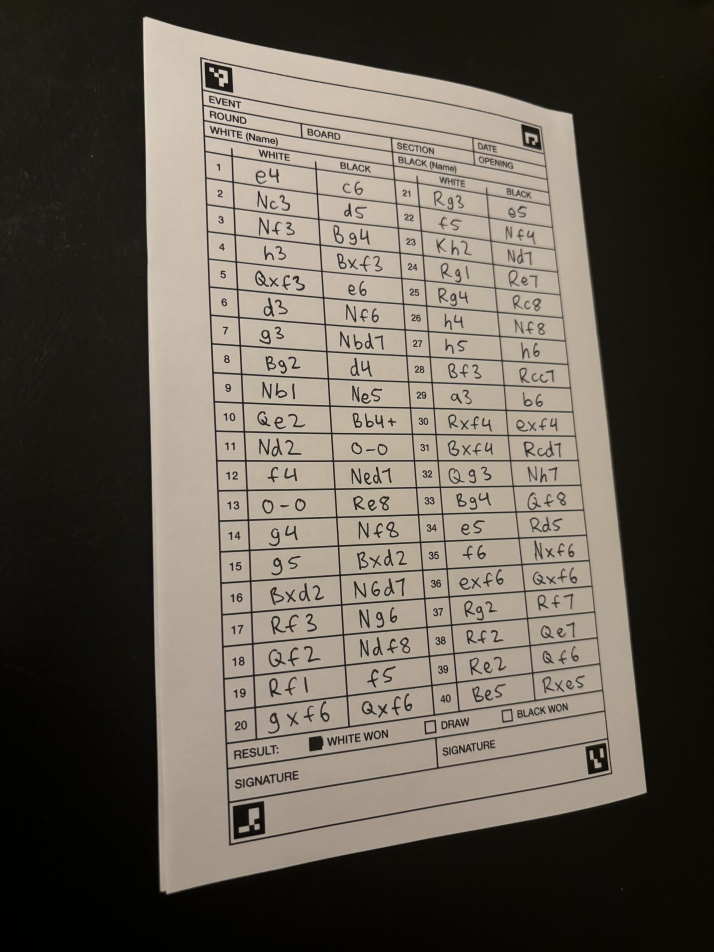
#> input picture Scoresheet/input_images/example2_skewed.jpeg, 4284 x 5712 px (shown at 1/6 size)
$ python -i preprocessing.py   (imports and definitions only)
#> lines starting #> are read from the running program, lines starting #| are printed output that depends on the picture; after the words box and inside, x2 and y2 are one past the last pixel; in counts of white or black regions, pixels touching at a corner belong together
### Scoresheet/utils.py

import cv2
import numpy as np

def resize(img: np.ndarray, new_w, new_h) -> np.ndarray:
	if len(img.shape) == 3:
		h, w, _ = img.shape
	else:
		h, w = img.shape
	w_resize_scale = new_w / w
	h_resize_scale = new_h / h

	resized_img = cv2.resize(img, None, fx=w_resize_scale, fy=h_resize_scale)
	return resized_img

### Scoresheet/preprocessing.py
import cv2
import numpy as np

from utils import resize
from typing import List, Tuple

def preprocess_image(img_path) -> np.ndarray:
#> called with img_path = 'input_images/example2_skewed.jpeg'
	img = cv2.imread(img_path, cv2.IMREAD_GRAYSCALE)
#> img: shape (5712, 4284); min 0, max 228, mean 93.3
	img = _scan(img)
#> in _scan, `(corners, ids, rejected) = detector.detectMarkers(resized_img)`: corners = ([[264, 914], [299, 909], [300, 945], [265, 951]], [[232, 70], [262, 77], [264, 105], [233, 98]], [[664, 847], [686, 843], [690, 873], [667, 878]], [[591, 141], [611, 147], [613, 170], [593, 165]]); ids = [2, 0, 3, 1]; rejected = 121 items
#> the loop in _scan, `for (markerCorner, markerID) in zip(corners, ids):` made 4 passes
#> (markerID, topLeft, topRight, bottomRight, bottomLeft) on passes 1 to 4: (2, [264, 914], [299, 909], [300, 945], [265, 951]), (0, [232, 70], [262, 77], [264, 105], [233, 98]), (3, [664, 847], [686, 843], [690, 873], [667, 878]), (1, [591, 141], [611, 147], [613, 170], [593, 165])
#> after the loop in _scan, `for (markerCorner, markerID) in zip(corners, ids):`: img_corners = [[265, 951], [232, 70], [690, 873], [611, 147]]
	img = resize(img, 2048, 3736)
	# cv2.imwrite('aligned.png', img)
	img = _binarize(img)
	# cv2.imwrite('binary-aligned.png', img)
	img = _denoise(img)
	# cv2.imwrite('denoised.png', img)

	return img


def _order_points(pts: List[Tuple[int, int]]) -> List[Tuple[int, int]]:
    # Rearrange coordinates to order: top-left, top-right, bottom-right, bottom-left

    rect = np.zeros((4, 2), dtype='float32')
    pts = np.array(pts)
    s = pts.sum(axis=1)
    # Top-left point will have the smallest sum.
    rect[0] = pts[np.argmin(s)]
    # Bottom-right point will have the largest sum.
    rect[2] = pts[np.argmax(s)]

    diff = np.diff(pts, axis=1)
    # Top-right point will have the smallest difference.
    rect[1] = pts[np.argmin(diff)]
    # Bottom-left will have the largest difference.
    rect[3] = pts[np.argmax(diff)]
    # return the ordered coordinates
    return rect.astype('int').tolist()

def _find_dest(pts: List[Tuple[int, int]]) -> List[Tuple[int, int]]:
    (tl, tr, br, bl) = pts
    # Finding the maximum width.
    widthA = np.sqrt(((br[0] - bl[0]) ** 2) + ((br[1] - bl[1]) ** 2))
    widthB = np.sqrt(((tr[0] - tl[0]) ** 2) + ((tr[1] - tl[1]) ** 2))
    maxWidth = max(int(widthA), int(widthB))

    # Finding the maximum height.
    heightA = np.sqrt(((tr[0] - br[0]) ** 2) + ((tr[1] - br[1]) ** 2))
    heightB = np.sqrt(((tl[0] - bl[0]) ** 2) + ((tl[1] - bl[1]) ** 2))
    maxHeight = max(int(heightA), int(heightB))
    # Final destination co-ordinates.
    destination_corners = [[0, 0], [maxWidth, 0], [maxWidth, maxHeight], [0, maxHeight]]

    return _order_points(destination_corners)

# [27 lines of commented-out code are left out]
def _pad(corners: List[Tuple[int, int]], padding) -> List[Tuple[int, int]]:
	x1, y1 = corners[0]
	x2, y2 = corners[1]
	x3, y3 = corners[2]
	x4, y4 = corners[3]

	dx_12 = (x2 - x1) * padding
	dy_12 = (y2 - y1) * padding

	dx_43 = (x3 - x4) * padding
	dy_43 = (y3 - y4) * padding

	x1 -= dx_12
	y1 -= dy_12

	x2 += dx_12
	y2 += dy_12

	x3 += dx_43
	y3 += dy_43

	x4 -= dx_43
	y4 -= dy_43

	new_corners = [(x1,y1), (x2, y2), (x3,y3), (x4,y4)]

	return new_corners

def _scan(img: np.ndarray) -> np.ndarray:

	# Create a copy of resized original image for later use
	resized_img = img.copy()

	# Resize image to workable size
	dim_limit = 1080
	max_dim = max(img.shape)
	if max_dim > dim_limit:
		resize_scale = dim_limit / max_dim
		resized_img = cv2.resize(img, None, fx=resize_scale, fy=resize_scale)

	dictionary = cv2.aruco.getPredefinedDictionary(cv2.aruco.DICT_4X4_50)
	parameters =  cv2.aruco.DetectorParameters()
	detector = cv2.aruco.ArucoDetector(dictionary, parameters)
	(corners, ids, rejected) = detector.detectMarkers(resized_img)

	img_corners = []

	# verify that *exactly* 4 ArUCo markers were found
	if [[i] in ids for i in range(4)]:
		# flatten the ArUco IDs list
		ids = ids.flatten()
		# loop over the detected ArUCo corners
		for (markerCorner, markerID) in zip(corners, ids):
			# extract the marker corners (which are always returned in
			# top-left, top-right, bottom-right, and bottom-left order)
			corners = markerCorner.reshape((4, 2))
			(topLeft, topRight, bottomRight, bottomLeft) = corners

			if markerID == 0:
				img_corners.append(topLeft)
			if markerID == 1:
				img_corners.append(topRight)
			if markerID == 2:
				img_corners.append(bottomLeft)
			if markerID == 3:
				img_corners.append(bottomRight)
	else:
		raise Exception("Incorrect number of ArUco markers detected.")

	# For 4 corner points being detected.
	img_corners = _order_points(img_corners)
#> in _order_points, `s = pts.sum(axis=1)`: s = [1216, 302, 1563, 758]
#> in _order_points, `diff = np.diff(pts, axis=1)`: diff = [686, -162, 183, -464]

	# Horizontally pad the corners
	img_corners = _pad(img_corners, 1/65)

	img_corners = [[corner[0]/resize_scale, corner[1]/resize_scale] for corner in img_corners]
	destination_corners = _find_dest(img_corners)


	h, w = img.shape[:2]
	# Getting the homography.
	M = cv2.getPerspectiveTransform(np.float32(img_corners), np.float32(destination_corners))
	# Perspective transform using homography.
	final = cv2.warpPerspective(img, M, (destination_corners[2][0], destination_corners[2][1]),
								flags=cv2.INTER_LINEAR)

	return final

def _binarize(img: np.ndarray) -> np.ndarray:
	# do adaptive threshold on gray image
	binarized_img = cv2.adaptiveThreshold(img, 255, cv2.ADAPTIVE_THRESH_GAUSSIAN_C, cv2.THRESH_BINARY, 199, 15)

	# standard practice is white foreground / black background
	binarized_img = 255 - binarized_img
	# cv2.imwrite('binary-aligned.png', binarized_img)

	return binarized_img

# Credit: https://stackoverflow.com/questions/42798659/how-to-remove-small-connected-objects-using-opencv
def _denoise(img: np.ndarray) -> np.ndarray:
	# Start by finding all of the connected components (white blobs in your image).
	# 'im' needs to be grayscale and 8bit.
	#img_uint8 = cv2.cvtColor(img, cv2.COLOR_BGR2GRAY)
	img_uint8 = img.astype(np.uint8)

	num_components, img_with_separated_components, stats, _ = cv2.connectedComponentsWithStats(img_uint8)
	# im_with_separated_blobs is an image where each detected blob has a different pixel value ranging from 1 to nb_blobs - 1.
	# The background pixels have value 0.
	# 'stats' (and the silenced output 'centroids') provides information about the blobs. See the docs for more information.
	# Here, we're interested only in the size of the blobs :
	sizes = stats[:, cv2.CC_STAT_AREA]
	# You can also directly index the column with '-1' instead of 'cv2.CC_STAT_AREA' as it's the last column.

	# A small gotcha is that the background is considered as a blob, and so its stats are included in the stats vector at position 0.

	# minimum size of particles we want to keep (number of pixels).
	# here, it's a fixed value, but you can set it as you want, eg the mean of the sizes or whatever.
	min_size = 150

	# create empty output image with will contain only the biggest components
	img = np.zeros_like(img)

	# for every component in the image, keep it only if it's above min_size.
	# we start at 1 to avoid considering the background
	for component in range(1, num_components):
		if sizes[component] >= min_size:
			img[img_with_separated_components == component] = 255

	# now that the image is denoised, we can close holes with MORPH_CLOSE
	kernel = np.ones((2, 1), np.uint8)
	img = cv2.morphologyEx(img, cv2.MORPH_CLOSE, kernel, iterations=3)

	return img

>>> result = preprocess_image('input_images/example2_skewed.jpeg')
#> in _scan, `img_corners = _order_points(img_corners)`: img_corners = [[232, 70], [611, 147], [690, 873], [265, 951]]
#> in _pad, `x1, y1 = corners[0]`: x1 = 232; y1 = 70
#> in _pad, `x2, y2 = corners[1]`: x2 = 611; y2 = 147
#> in _pad, `x3, y3 = corners[2]`: x3 = 690; y3 = 873
#> in _pad, `x4, y4 = corners[3]`: x4 = 265; y4 = 951
#> in _pad, `dx_12 = (x2 - x1) * padding`: dx_12 = 5.83
#> in _pad, `dy_12 = (y2 - y1) * padding`: dy_12 = 1.18
#> in _pad, `dx_43 = (x3 - x4) * padding`: dx_43 = 6.54
#> in _pad, `dy_43 = (y3 - y4) * padding`: dy_43 = -1.2
#> in _pad, `x1 -= dx_12`: x1 = 226.2
#> in _pad, `y1 -= dy_12`: y1 = 68.82
#> in _pad, `x2 += dx_12`: x2 = 616.8
#> in _pad, `y2 += dy_12`: y2 = 148.2
#> in _pad, `x3 += dx_43`: x3 = 696.5
#> in _pad, `y3 += dy_43`: y3 = 871.8
#> in _pad, `x4 -= dx_43`: x4 = 258.5
#> in _pad, `y4 -= dy_43`: y4 = 952.2
#> in _pad, `new_corners = [(x1,y1), (x2, y2), (x3,y3), (x4,y4)]`: new_corners = [(226.2, 68.82), (616.8, 148.2), (696.5, 871.8), (258.5, 952.2)]
#> in _scan, `img_corners = _pad(img_corners, 1/65)`: img_corners has the same summary as new_corners in _pad
#> in _scan, `img_corners = [[corner[0]/resize_scale, corner[1]/resize_scale] for co..`: img_corners = [[1196.2, 364], [3262.3, 783.7], [3683.9, 4610.9], [1367, 5036.1]]
#> in _find_dest, `(tl, tr, br, bl) = pts`: tl = [1196.2, 364]; tr = [3262.3, 783.7]; br = [3683.9, 4610.9]; bl = [1367, 5036.1]
#> in _find_dest, `widthA = np.sqrt(((br[0] - bl[0]) ** 2) + ((br[1] - bl[1]) ** 2))`: widthA = 2355.6
#> in _find_dest, `widthB = np.sqrt(((tr[0] - tl[0]) ** 2) + ((tr[1] - tl[1]) ** 2))`: widthB = 2108.4
#> in _find_dest, `maxWidth = max(int(widthA), int(widthB))`: maxWidth = 2355
#> in _find_dest, `heightA = np.sqrt(((tr[0] - br[0]) ** 2) + ((tr[1] - br[1]) ** 2))`: heightA = 3850.3
#> in _find_dest, `heightB = np.sqrt(((tl[0] - bl[0]) ** 2) + ((tl[1] - bl[1]) ** 2))`: heightB = 4675.2
#> in _find_dest, `maxHeight = max(int(heightA), int(heightB))`: maxHeight = 4675
#> in _find_dest, `destination_corners = [[0, 0], [maxWidth, 0], [maxWidth, maxHeight], [..`: destination_corners = [[0, 0], [2355, 0], [2355, 4675], [0, 4675]]
#> in _scan, `M = cv2.getPerspectiveTransform(np.float32(img_corners), np.float32(de..`: M = [[0.872, -0.0319, -1031.1], [-0.219, 1.08, -130.5], [-8.26e-05, 3.63e-05, 1]]
#> in _scan, `final = cv2.warpPerspective(img, M, (destination_corners[2][0], destin..`:
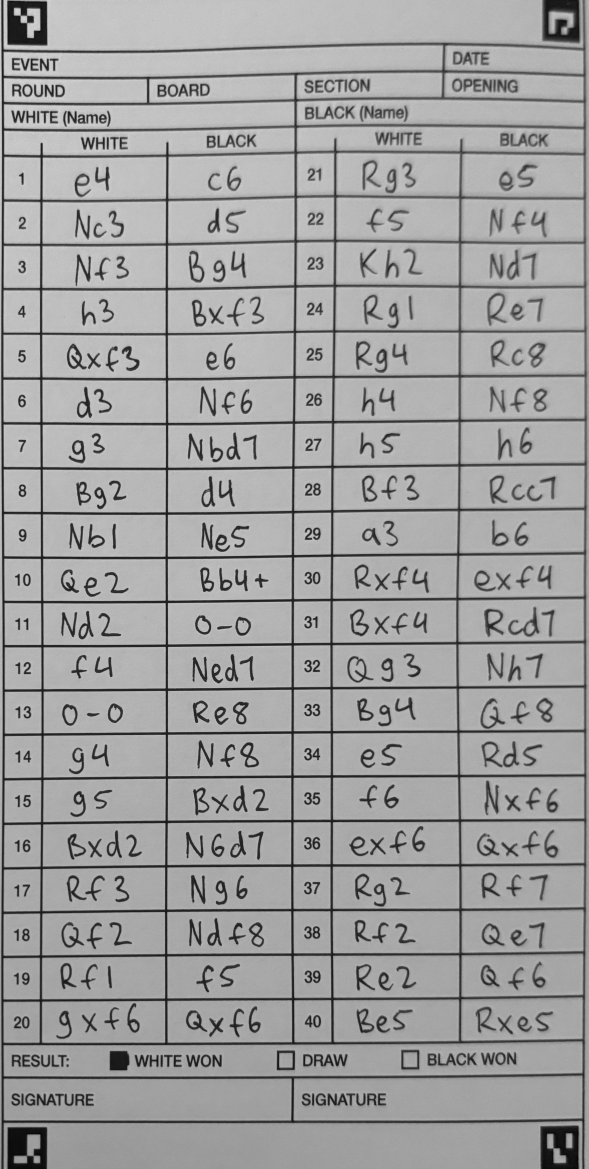
#> final: shape (4675, 2355) (shown at 1/4 size); min 0, max 219, mean 159.3
#> in resize, `resized_img = cv2.resize(img, None, fx=w_resize_scale, fy=h_resize_sca..`:
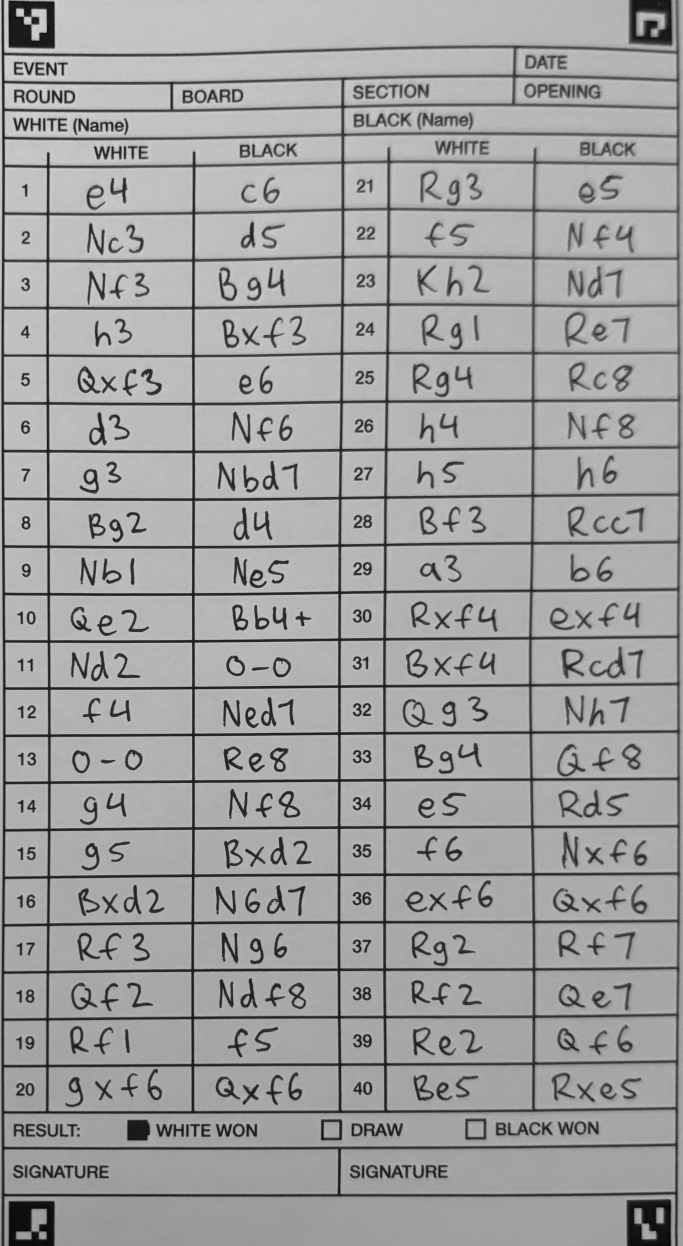
#> resized_img: shape (3736, 2048) (shown at 1/3 size); min 1, max 218, mean 159.1
#> in _binarize, `binarized_img = cv2.adaptiveThreshold(img, 255, cv2.ADAPTIVE_THRESH_GA..`:
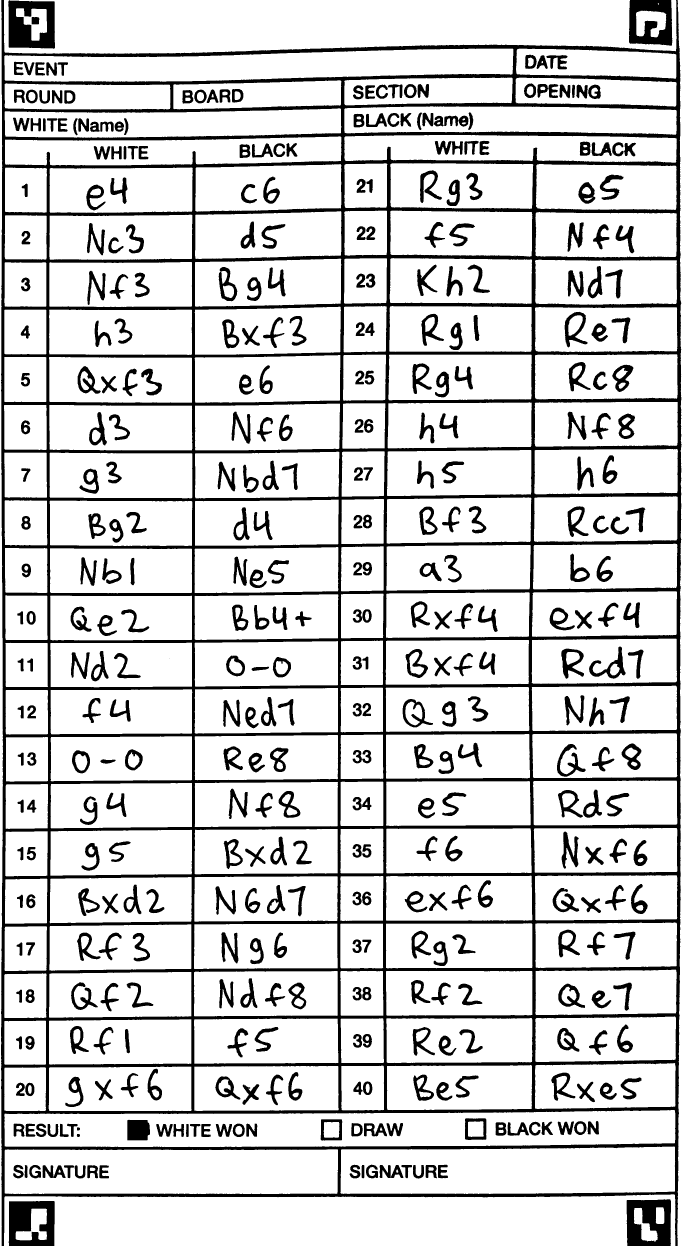
#> binarized_img: shape (3736, 2048) (shown at 1/3 size); 83.2% white; 431 black regions (4 under 20 px), largest, box (x1, y1, x2, y2) and area: (3, 0, 2045, 3736) 716438, (25, 1, 165, 146) 14321, (1880, 3598, 2013, 3736) 13536
#> in _denoise, `num_components, img_with_separated_components, stats, _ = cv2.connecte..`:
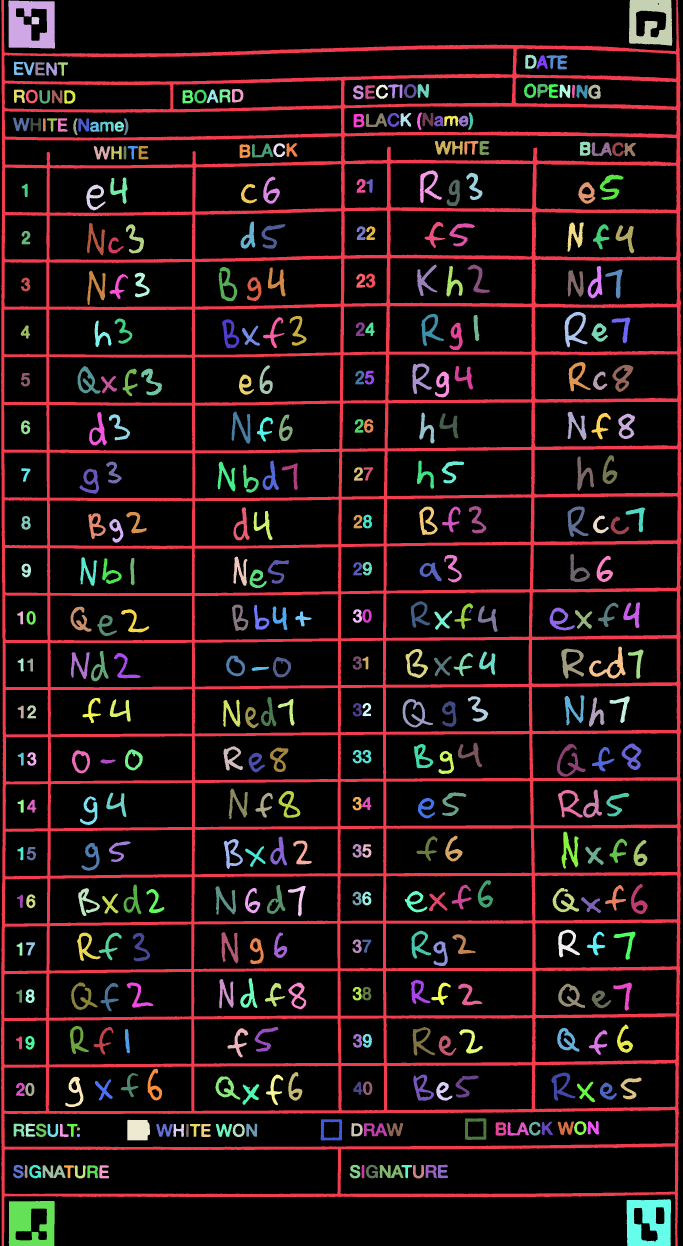
#> img_with_separated_components: shape (3736, 2048) int32 (shown at 1/3 size); 432 distinct labels, from 0 to 431; one colour per label, 0 black
#> in _denoise, `num_components, img_with_separated_components, stats, _ = cv2.connecte..`: num_components = 432; stats = 432 rows, first 6: [0, 0, 2048, 3736, 6367341], [3, 0, 2042, 3736, 716438], [25, 1, 140, 145, 14321], [1887, 0, 130, 137, 11986], [95, 51, 23, 22, 479], [1575, 164, 35, 43, 878]
#> in _denoise, `sizes = stats[:, cv2.CC_STAT_AREA]`: sizes = 432 values, max 6367341 at index 0, min 1 at index 152, mean 17711.4
#> in _denoise, `img = cv2.morphologyEx(img, cv2.MORPH_CLOSE, kernel, iterations=3)`:
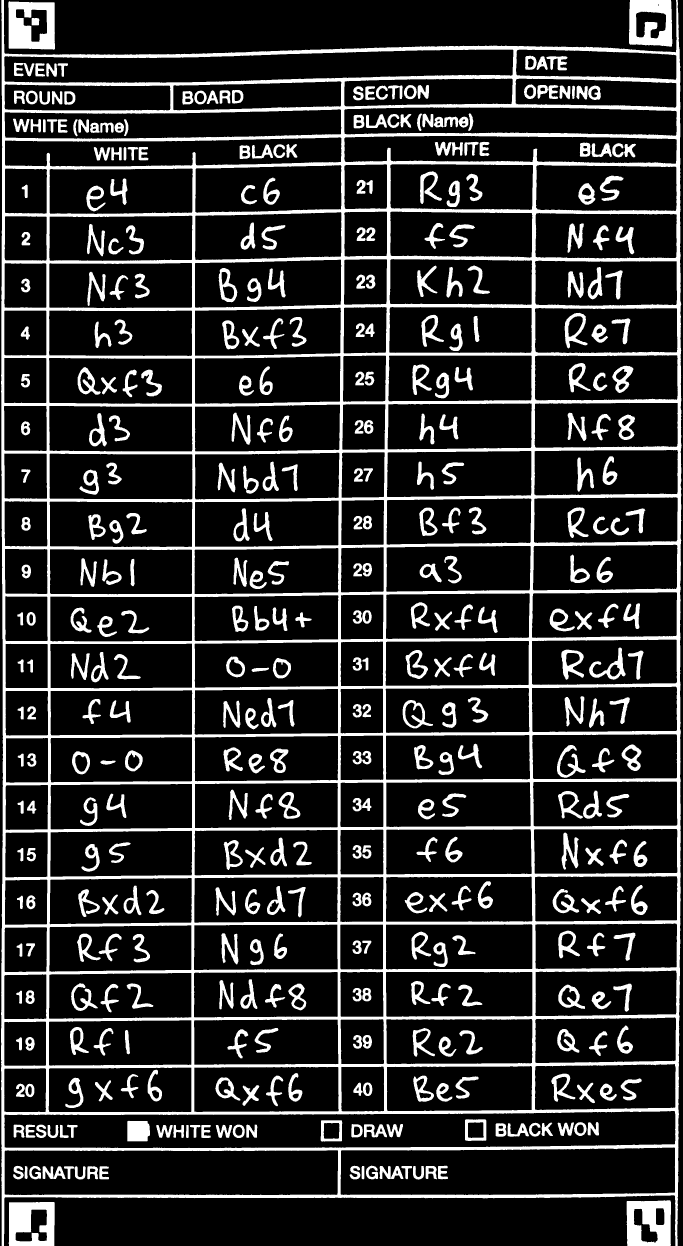
#> img: shape (3736, 2048) (shown at 1/3 size); 16.8% white; 424 white regions, largest, box (x1, y1, x2, y2) and area: (3, 0, 2045, 3736) 717420, (25, 4, 165, 149) 14323, (1880, 3601, 2013, 3736) 13161
